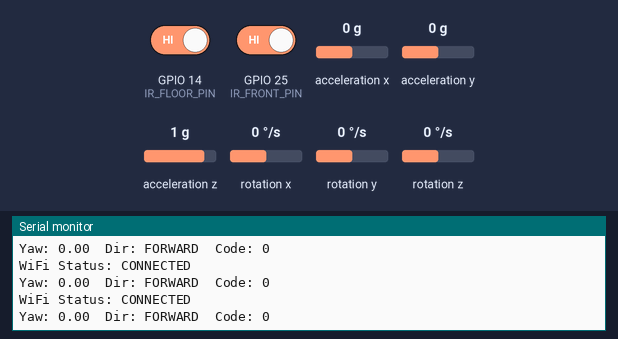
Bench run of a sketch on a simulated ESP32. On the bench: the last lines printed to the serial monitor. The test bench sets the inputs (shaded band); at power-on: rotation z 0 °/s, GPIO 14 (IR_FLOOR_PIN) HIGH, GPIO 25 (IR_FRONT_PIN) HIGH, acceleration x 0 g, acceleration y 0 g, acceleration z 1 g, rotation x 0 °/s, rotation y 0 °/s. WiFi joins after 1.5 s; servers stay silent unless stated.

Above: at 3.9 s.
4.0 s: rotation z set to -192 °/s
At 4.53 s:
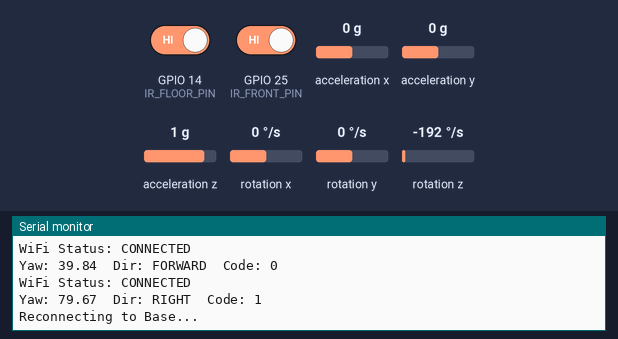
6.2 s: GPIO 14 (IR_FLOOR_PIN) driven LOW
At 6.59 s:
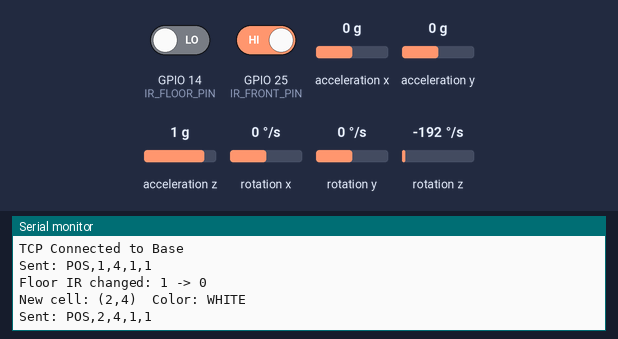
7.9 s: GPIO 25 (IR_FRONT_PIN) driven LOW
At 8.45 s:
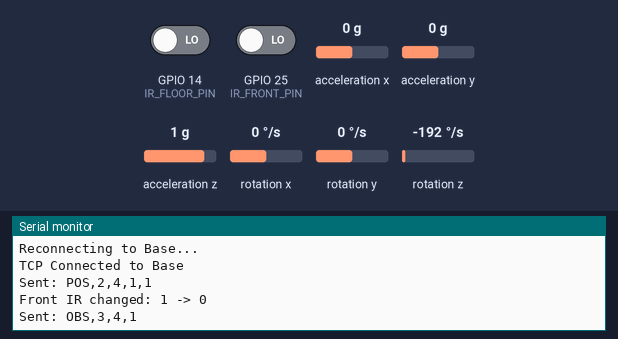
9.7 s: GPIO 14 (IR_FLOOR_PIN) driven HIGH
At 9.92 s:
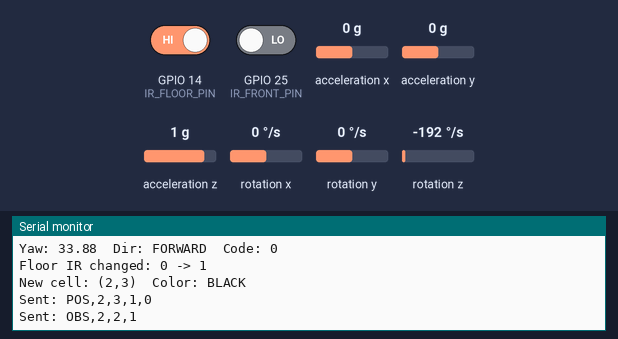
11.2 s: acceleration x set to -1.4 g
At 11.36 s:
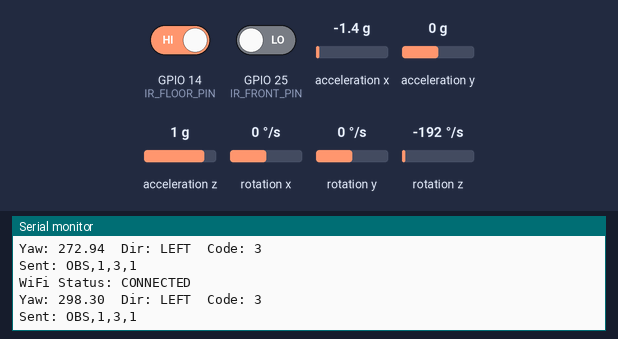
12.7 s: acceleration y set to -1.4 g
At 12.81 s:
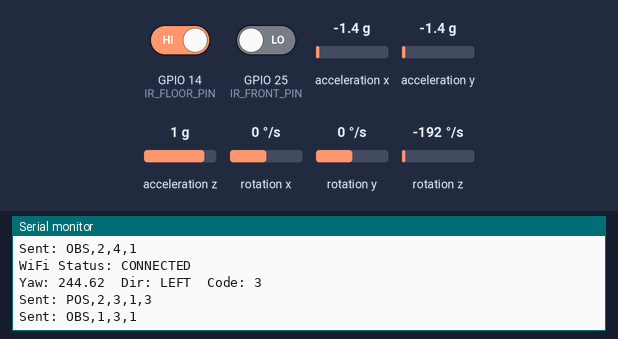
Timing chart, 0 to 15.2 s (numbered marks = the images above; inputs shaded):
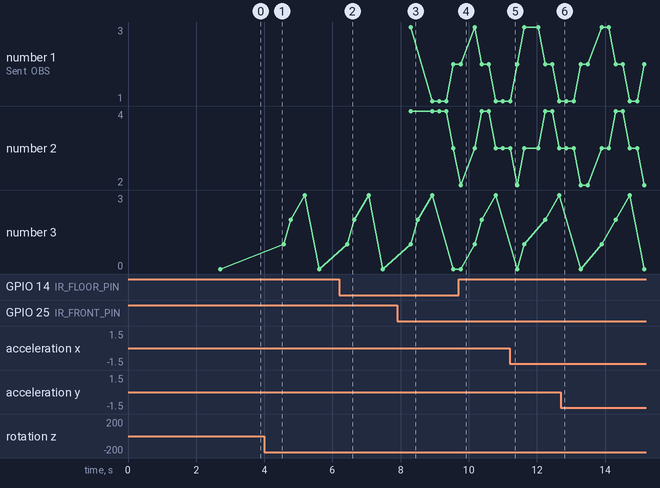

Measured:
- after the input at 4.0 s, the serial monitor: prints a new line after 0.16 s (image 1)
- after the input at 6.2 s, the serial monitor: prints a new line after 0.23 s (image 2)
- after the input at 7.9 s, the serial monitor: prints a new line after 0.40 s (image 3)
- after the input at 9.7 s, the serial monitor: prints a new line after 0.06 s (image 4)
- after the input at 11.2 s, the serial monitor: prints a new line at once (image 5)

The sketch:

RobotNode.ino
```cpp
/****************************************************
   ROBOT 1 (ID = 1)

   - Position is in CELL coordinates (1..4, 1..4)
     (col, row)  => (xCell, yCell)
   - Robot 1 starts at (1,4)
   - IR FLOOR is ACTIVE LOW:
        0 = WHITE  block
        1 = BLACK  block
   - IR FRONT is ACTIVE LOW (obstacle sensor):
        0 = OBSTACLE detected
        1 = NO obstacle
   - IMU gives direction:
        0 = UP, 1 = RIGHT, 2 = DOWN, 3 = LEFT
   - grid[4][4] stores black/white pattern:
        0 = WHITE, 1 = BLACK
   - On FLOOR IR change -> robot moved to next cell
   - FRONT IR detects obstacle in front
   - Sends to Base (TCP):
        POS,x,y,1,dirCode
        OBS,ox,oy,1
****************************************************/

#include <WiFi.h>
#include <Wire.h>
#include <MPU6050_6Axis_MotionApps20.h>

#define RAD_TO_DEG 57.2957795f

// ====== WiFi Settings ======
const char* ssid     = "RobotNet";
const char* password = "12345678";
const char* host     = "192.168.4.1";
const int   port     = 3333;

WiFiClient client;

#define ROBOT_ID 1

// ====== GRID (4x4) 0=WHITE, 1=BLACK ======
int grid[4][4] = {
  {0, 1, 0, 1},
  {1, 0, 1, 0},
  {0, 1, 0, 1},
  {1, 0, 1, 0}
};

// ====== Robot cell position (1..4, 1..4) ======
int xCell = 1;    // starting column  1
int yCell = 4;    // starting row     4

// ====== IR Pins ======
const int IR_FLOOR_PIN = 14;   // floor IR (movement)  ACTIVE LOW
const int IR_FRONT_PIN = 25;   // front IR (obstacle)  ACTIVE LOW

// ====== IMU Object ======
MPU6050 mpu;
bool dmpReady = false;
uint8_t fifoBuffer[64];
Quaternion q;
VectorFloat gravity;
float ypr[3];

String currentDir = "FORWARD";
int currentDirCode = 0;         // 0=UP,1=RIGHT,2=DOWN,3=LEFT
int lastSentDirCode = -1;

// IR state (floor)
int lastFloorIRState = 1;

// obstacle state (front)
int lastFrontIRState = 1;

// ===== Map yaw → text direction =====
String getDirection(float yaw) {
  if (yaw < 45 || yaw >= 315) return "FORWARD";
  if (yaw >= 45 && yaw < 135) return "RIGHT";
  if (yaw >= 135 && yaw < 225) return "BACKWARD";
  return "LEFT";
}

// ===== Map text direction → numeric code =====
int directionToCode(String d) {
  if (d == "FORWARD")  return 0;
  if (d == "RIGHT")    return 1;
  if (d == "BACKWARD") return 2;
  if (d == "LEFT")     return 3;
  return 0;
}

// ===== WiFi connection checker (debug) =====
void checkWiFiStatus() {
  if (WiFi.status() == WL_CONNECTED) {
    Serial.println("WiFi Status: CONNECTED");
  } else {
    Serial.println("WiFi Status: NOT CONNECTED — Reconnecting...");
    WiFi.begin(ssid, password);
  }
}

// ===== Ensure WiFi + TCP connection =====
void ensureConnected() {
  if (WiFi.status() != WL_CONNECTED) {
    Serial.println("WiFi disconnected — reconnecting...");
    WiFi.begin(ssid, password);
    while (WiFi.status() != WL_CONNECTED) {
      delay(300);
      Serial.print(".");
    }
    Serial.println("\nWiFi connected");
  }

  if (!client.connected()) {
    Serial.println("Reconnecting to Base...");
    while (!client.connect(host, port)) {
      Serial.println("Waiting for Base...");
      delay(1000);
    }
    Serial.println("TCP Connected to Base");
  }
}

// ===== Send Position to Base =====
void sendPosition() {
  ensureConnected();
  String msg = "POS," + String(xCell) + "," + String(yCell) + "," +
               String(ROBOT_ID) + "," + String(currentDirCode) + "\n";
  client.print(msg);
  Serial.println("Sent: " + msg);
}

// ===== Send Obstacle to Base =====
void sendObstacle(int ox, int oy) {
  ensureConnected();
  String msg = "OBS," + String(ox) + "," + String(oy) + "," +
               String(ROBOT_ID) + "\n";
  client.print(msg);
  Serial.println("Sent: " + msg);
}

// ===== Read IMU + Update currentDirCode =====
void updateIMUDirection() {
  if (!mpu.dmpGetCurrentFIFOPacket(fifoBuffer)) return;

  mpu.dmpGetQuaternion(&q, fifoBuffer);
  mpu.dmpGetGravity(&gravity, &q);
  mpu.dmpGetYawPitchRoll(ypr, &q, &gravity);

  float yaw = ypr[0] * RAD_TO_DEG;
  if (yaw < 0) yaw += 360;

  String newDir = getDirection(yaw);
  currentDir     = newDir;
  currentDirCode = directionToCode(newDir);

  Serial.print("Yaw: "); Serial.print(yaw);
  Serial.print("  Dir: "); Serial.print(currentDir);
  Serial.print("  Code: "); Serial.println(currentDirCode);
}

// ===== Check FRONT IR for obstacle and send OBS =====
// Active low: 0 = obstacle detected
void checkObstacleFrontIR() {
  int frontNow = digitalRead(IR_FRONT_PIN);

  // optional: only act on change (reduces spam)
  if (frontNow != lastFrontIRState) {
    Serial.print("Front IR changed: ");
    Serial.print(lastFrontIRState);
    Serial.print(" -> ");
    Serial.println(frontNow);
  }

  // obstacle detected
  if (frontNow == LOW) {
    int ox = xCell;
    int oy = yCell;

    if (currentDirCode == 0) oy -= 1;       // UP
    else if (currentDirCode == 1) ox += 1;  // RIGHT
    else if (currentDirCode == 2) oy += 1;  // DOWN
    else if (currentDirCode == 3) ox -= 1;  // LEFT

    if (ox >= 1 && ox <= 4 && oy >= 1 && oy <= 4) {
      sendObstacle(ox, oy);
    } else {
      Serial.println("Obstacle cell outside grid – ignored");
    }
  }

  lastFrontIRState = frontNow;
}

// ===== Update grid position when FLOOR IR changes =====
// Active low means output toggles depending on black/white
void updatePositionFromFloorIR() {
  int floorNow = digitalRead(IR_FLOOR_PIN);

  if (floorNow != lastFloorIRState) {
    Serial.print("Floor IR changed: ");
    Serial.print(lastFloorIRState);
    Serial.print(" -> ");
    Serial.println(floorNow);

    int newX = xCell;
    int newY = yCell;

    if (currentDirCode == 0) newY -= 1;        // UP
    else if (currentDirCode == 1) newX += 1;   // RIGHT
    else if (currentDirCode == 2) newY += 1;   // DOWN
    else if (currentDirCode == 3) newX -= 1;   // LEFT

    if (newX >= 1 && newX <= 4 && newY >= 1 && newY <= 4) {
      xCell = newX;
      yCell = newY;

      int gridColor = grid[yCell - 1][xCell - 1]; // 0:white,1:black
      Serial.print("New cell: (");
      Serial.print(xCell);
      Serial.print(",");
      Serial.print(yCell);
      Serial.print(")  Color: ");
      Serial.println(gridColor == 0 ? "WHITE" : "BLACK");

      sendPosition();
    } else {
      Serial.println("Move ignored: would leave the 4x4 grid");
    }
  }

  lastFloorIRState = floorNow;
}

void setup() {
  Serial.begin(115200);

  // Start WiFi
  WiFi.begin(ssid, password);
  Serial.println("Connecting to WiFi...");
  delay(2000);

  Wire.begin(26, 27);

  pinMode(IR_FLOOR_PIN, INPUT);
  pinMode(IR_FRONT_PIN, INPUT);

  // Read initial IR states
  lastFloorIRState = digitalRead(IR_FLOOR_PIN);
  lastFrontIRState = digitalRead(IR_FRONT_PIN);

  Serial.print("Initial Floor IR state: ");
  Serial.println(lastFloorIRState);

  Serial.print("Initial Front IR state: ");
  Serial.println(lastFrontIRState);

  // ==== INIT IMU ====
  mpu.initialize();
  uint16_t status = mpu.dmpInitialize();

  if (status == 0) {
    mpu.CalibrateAccel(6);
    mpu.CalibrateGyro(6);
    mpu.setDMPEnabled(true);
    dmpReady = true;
    Serial.println("IMU READY");
  } else {
    Serial.println("IMU INIT FAILED!");
    while (1);
  }

  // Send initial position
  sendPosition();
  lastSentDirCode = currentDirCode;
}

void loop() {
  if (!dmpReady) return;

  checkWiFiStatus();
  updateIMUDirection();

  // send POS if direction changed even without movement
  if (currentDirCode != lastSentDirCode) {
    sendPosition();
    lastSentDirCode = currentDirCode;
  }

  updatePositionFromFloorIR();   // movement
  checkObstacleFrontIR();        // obstacle

  delay(200);
}
```
